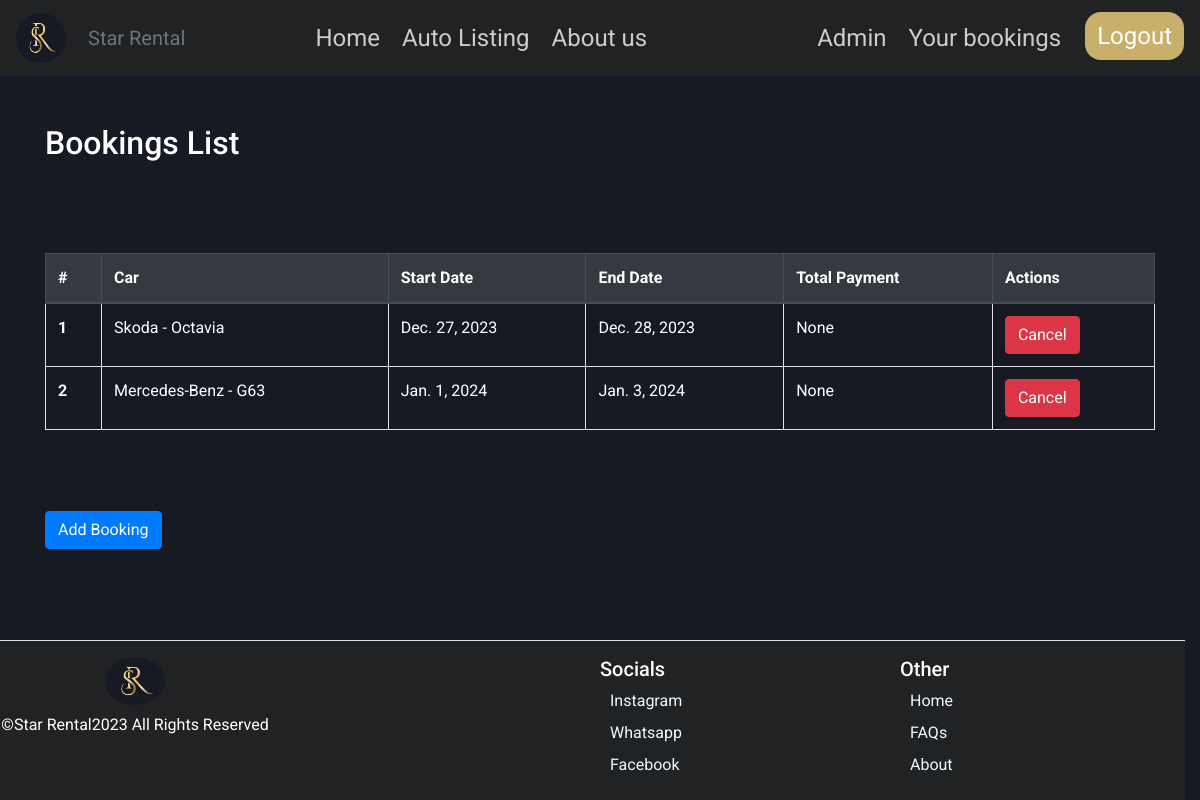
Before: /bookings (signed in) with the older database file.
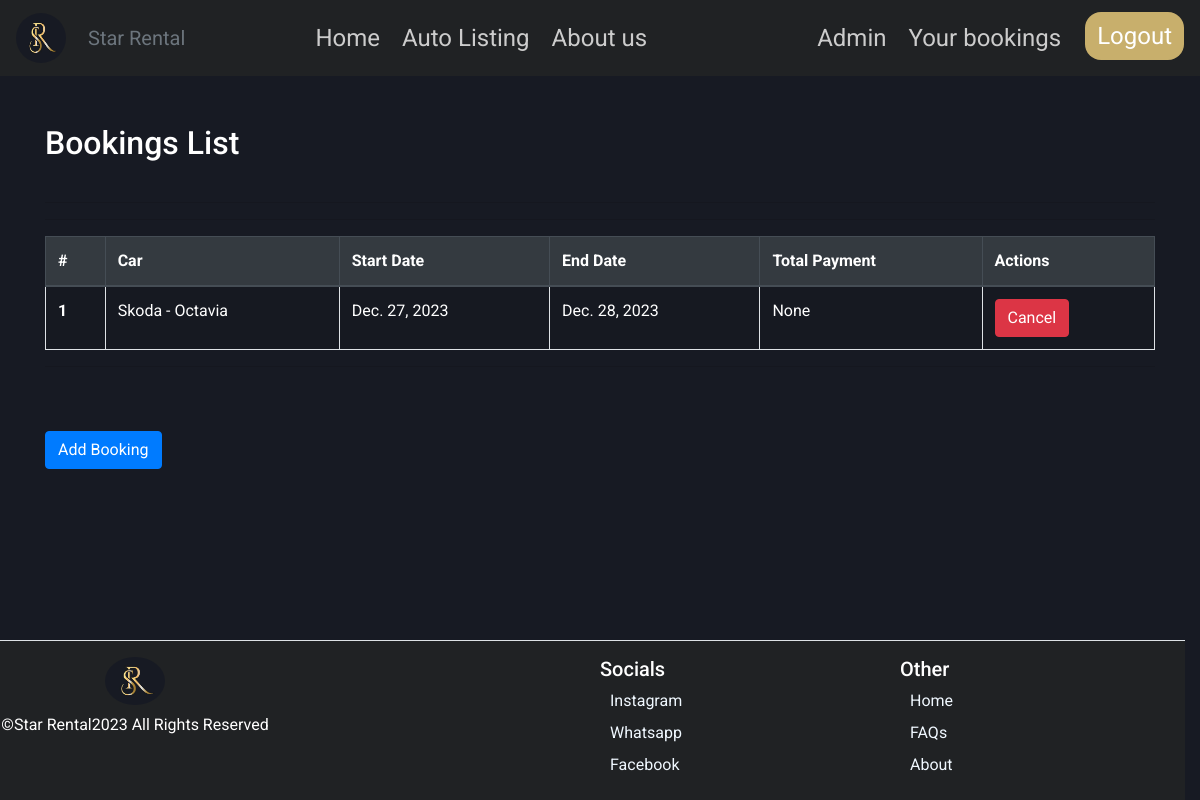
After: the same page with the newer database file.
### rental/models.py (models this page shows, shortened)
class Booking(models.Model):
    car = models.ForeignKey(Car, on_delete=models.DO_NOTHING)
    CUSTOMER = models.ForeignKey(Customer, on_delete=models.DO_NOTHING, null=True)
    name = models.CharField(max_length=30)
    phone_number=models.CharField(max_length=12, help_text="Please enter your phone number +2556912345678", null=True)
    start_date = models.DateField()
    end_date = models.DateField()
    total_payment = models.DecimalField(max_digits=10, decimal_places=2, null=True, blank=True)

class Car(models.Model):
    Gearbox1 = "Automatic"
    Gearbox2 = "Manual"
    GearboxChoices = [
        (Gearbox1, "Automatic"),
        (Gearbox2, "Manual")
    ]
    Fuel1 = "Petrol"
    Fuel2 = "Diesel"
    Fuel3 = "LPG"
    Fuel4 = "Electric"
    FuelChoices = [
        (Fuel1, "Petrol"),
        (Fuel2, "Diesel"),
        (Fuel3, "LPG"),
        (Fuel4, "Electric")
    ]
    brand = models.CharField(max_length=30, null=False)
    model = models.CharField(max_length=30, null=False)
    gearbox = models.CharField(max_length=20, choices=GearboxChoices, default="Manual")
    fuel = models.CharField(max_length=20, choices=FuelChoices, default="Diesel")
    production_year = models.PositiveIntegerField()
    color = models.CharField(max_length=30, null=False)
    daily_rate = models.DecimalField(max_digits=10, decimal_places=2, null=False)
    discounted_daily_rate = models.DecimalField(max_digits=10, decimal_places=2, null=True, blank=True)
    images = models.ManyToManyField("CarImage", related_name="car_images", blank=False)
    location = models.CharField(default="StarRental", max_length=50)
    available = models.BooleanField(default=True)
    def __str__(self):
        return f"{self.brand} - {self.model}"

### rental/views.py (the view)
# urls.py: path('bookings', BookingsView.as_view(), name="bookings"),
@method_decorator(login_required, name="dispatch")
class BookingsView(ListView):
    model = Booking
    template_name = "bookings.html"
    context_object_name = "bookings_list"
    def get_queryset(self):
        return Booking.objects.filter(CUSTOMER__user=self.request.user)

### rental/templates/bookings.html (shortened to what this page needs)
{% extends "base.html" %}
{% load static %}
{% block links %}
<link rel="stylesheet" href="{% static 'css/bookings.css' %}">
{% endblock %}
{% block content %}
  <div class="container mt-5">
    <h2 class="mb-4">Bookings List</h2>
    <div class="table-responsive">
      <table class="table table-bordered table-striped">
        <thead class="thead-dark">
          <tr>
            <th scope="col">#</th>
            <th scope="col">Car</th>
            <th scope="col">Start Date</th>
            <th scope="col">End Date</th>
            <th scope="col">Total Payment</th>
            <th scope="col">Actions</th>
          </tr>
        </thead>
        <hr>
        <tbody>
          {% for booking in bookings_list %}
            <tr>
              <th scope="row">{{ forloop.counter }}</th>
              <td>{{ booking.car }}</td>
              <td>{{ booking.start_date }}</td>
              <td>{{ booking.end_date }}</td>
              <td>{{ booking.total_payment }}</td>
              <td>
                <form method="post" action={% url "rental:cancel_booking" booking.id %}>
                  <button type="submit" class="btn btn-danger">Cancel</button>
                </form>
              </td>
            </tr>
            <hr>
          {% endfor %}
        </tbody>
      </table>
      <hr>
      <a href={% url "rental:auto_listing" %} class="btn btn-primary mt-5">Add Booking</a>
    </div>
  </div>
{% endblock %}

Changed rows visible on the page:
removed Booking: car "Mercedes-Benz - G63", start_date "Jan. 1, 2024", end_date "Jan. 3, 2024", total_payment "None"
